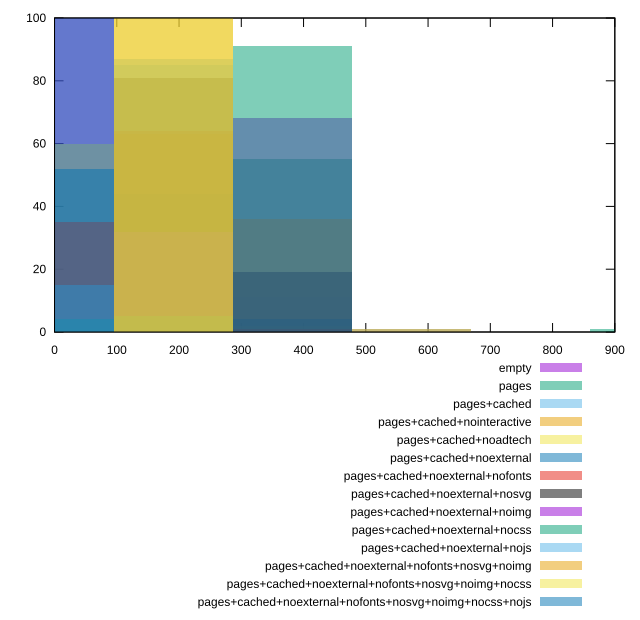

The script that saved this image:
reset

$empty <<EOF
0 100
EOF

$pages <<EOF
956.0149790713533 1
382.4059916285413 55
191.20299581427065 44
EOF

$pagesCached <<EOF
573.6089874428119 1
191.20299581427065 87
0 1
382.4059916285413 11
EOF

$pagesCachedNointeractive <<EOF
191.20299581427065 63
382.4059916285413 36
573.6089874428119 1
EOF

$pagesCachedNoadtech <<EOF
191.20299581427065 38
0 60
382.4059916285413 2
EOF

$pagesCachedNoexternal <<EOF
191.20299581427065 44
0 52
382.4059916285413 4
EOF

$pagesCachedNoexternalNofonts <<EOF
191.20299581427065 64
0 35
382.4059916285413 1
EOF

$pagesCachedNoexternalNosvg <<EOF
191.20299581427065 81
382.4059916285413 19
EOF

$pagesCachedNoexternalNoimg <<EOF
382.4059916285413 68
191.20299581427065 32
EOF

$pagesCachedNoexternalNocss <<EOF
382.4059916285413 91
191.20299581427065 5
0 4
EOF

$pagesCachedNoexternalNojs <<EOF
0 15
191.20299581427065 85
EOF

$pagesCachedNoexternalNofontsNosvgNoimg <<EOF
191.20299581427065 100
EOF

$pagesCachedNoexternalNofontsNosvgNoimgNocss <<EOF
191.20299581427065 100
EOF

$pagesCachedNoexternalNofontsNosvgNoimgNocssNojs <<EOF
0 100
EOF

set key outside below
set boxwidth 191.20299581427065
set xrange [0:900]
set yrange [0:100]
set trange [0:100]
set style fill transparent solid 0.5 noborder
set terminal svg size 640, 620 enhanced background rgb 'white'
set output "report_00008_2021-01-22T20:58:29.167/uses-http2/comparison/histogram/all_raw.svg"

plot $empty title "empty" with boxes, \
     $pages title "pages" with boxes, \
     $pagesCached title "pages+cached" with boxes, \
     $pagesCachedNointeractive title "pages+cached+nointeractive" with boxes, \
     $pagesCachedNoadtech title "pages+cached+noadtech" with boxes, \
     $pagesCachedNoexternal title "pages+cached+noexternal" with boxes, \
     $pagesCachedNoexternalNofonts title "pages+cached+noexternal+nofonts" with boxes, \
     $pagesCachedNoexternalNosvg title "pages+cached+noexternal+nosvg" with boxes, \
     $pagesCachedNoexternalNoimg title "pages+cached+noexternal+noimg" with boxes, \
     $pagesCachedNoexternalNocss title "pages+cached+noexternal+nocss" with boxes, \
     $pagesCachedNoexternalNojs title "pages+cached+noexternal+nojs" with boxes, \
     $pagesCachedNoexternalNofontsNosvgNoimg title "pages+cached+noexternal+nofonts+nosvg+noimg" with boxes, \
     $pagesCachedNoexternalNofontsNosvgNoimgNocss title "pages+cached+noexternal+nofonts+nosvg+noimg+nocss" with boxes, \
     $pagesCachedNoexternalNofontsNosvgNoimgNocssNojs title "pages+cached+noexternal+nofonts+nosvg+noimg+nocss+nojs" with boxes

reset
